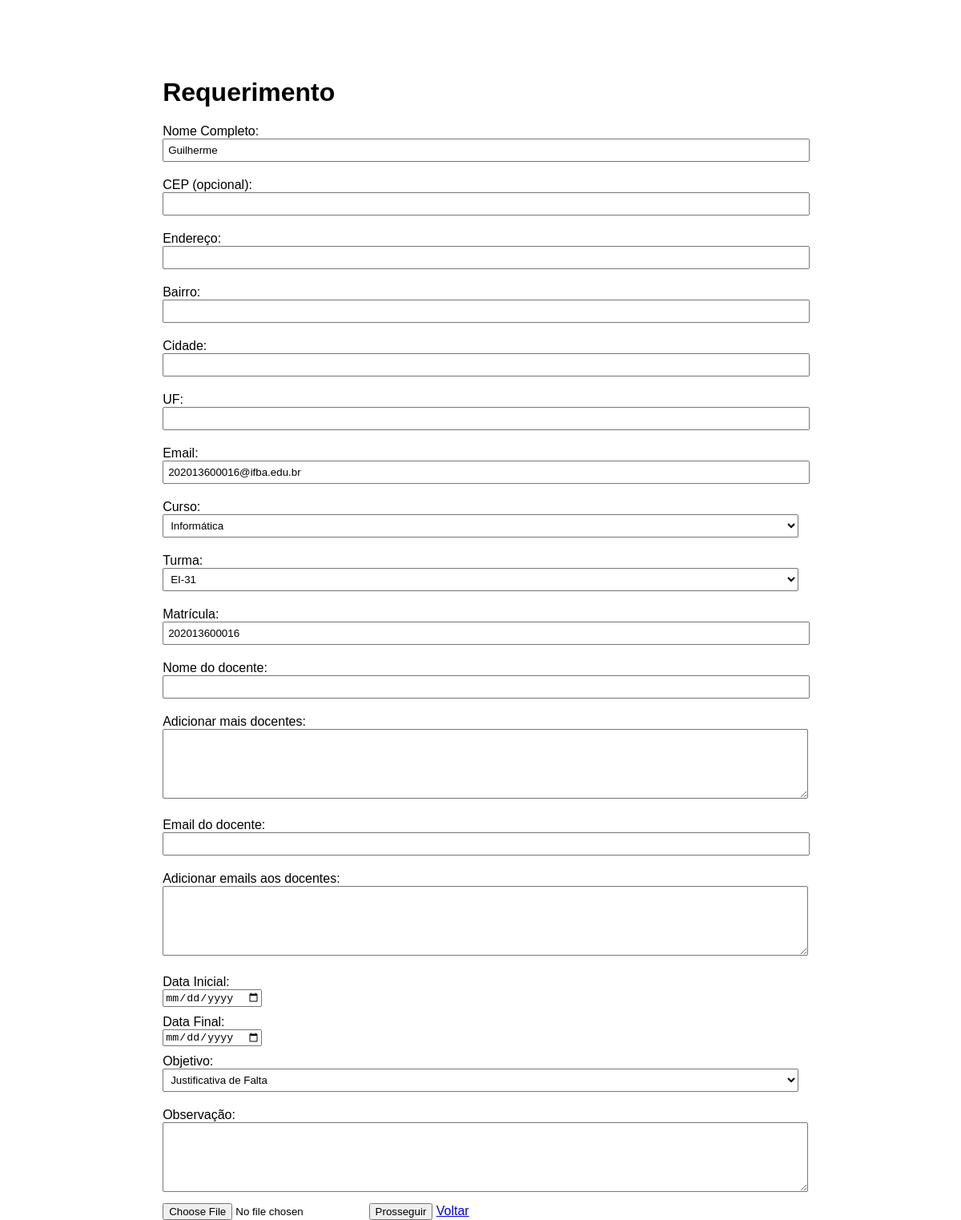
Screenshot of /discente/index.php?id=1 (signed in) with the database file from the repository.
### tables this page shows
CREATE TABLE `discente` (
  `id` int(11) NOT NULL,
  `matricula` bigint(15) NOT NULL,
  `email` varchar(100) NOT NULL,
  `senha` varchar(20) NOT NULL,
  `nome_aluno` varchar(100) NOT NULL,
  `endereco` varchar(150) NOT NULL,
  `identificador` varchar(6) NOT NULL,
  `curso` varchar(50) NOT NULL
);

### login/conexao.php (called while the page is built, shortened)
<?php
	Function banco($server, $user, $password, $db, $consulta)
	{
	 $banco =  new mysqli($server, $user, $password, $db);
	 if (!$resultado = $banco->query($consulta)) {
		        echo "Falha na consulta referência: (".$banco->errno.") - ".$banco->error;
				  echo "<a href = 'incluir.php'> <img src = 'img/fundo/voltar.png' / width = 40 heigth= 40> </a>";
				  exit();
	 }
	 return $resultado;
	}
?>

### discente/index.php (the view, shortened to what this page needs)
<?php
    include('../login/conexao.php');
    extract($_POST);
    $id = $_GET['id'];
    $consulta = "SELECT * FROM discente WHERE id = '$id'";
    $resultado = banco($server, $user, $password, $db, $consulta);
    if($resultado->num_rows > 0){
        while($user_data = mysqli_fetch_assoc($resultado))
        {
            $nome1 = $user_data['nome_aluno'];
            $matricula1 = $user_data['matricula'];
            $email1 = $user_data['email'];
        }
    }
?>
    <!DOCTYPE html>
    <html lang="pt-br">
    <head>
        <link rel="stylesheet" href="../css/requerimento.css">
    </head>
    <body>
        <h1> Requerimento</h1>
        <form action="" method="post" enctype="multipart/form-data">
            <label>Nome Completo:</label>
            <input type="text" name="nome" value=<?php echo $nome1;?>>
            <label> CEP (opcional): </label>
            <input type="text" name="cep" id="cep" onchange="buscarEndereco()">
            <label>Endereço: </label>
            <input type="text" name="end" id="end" required>
            <label>Bairro:</label>
            <input type="text" name="bairro" id="bairro" required>
            <label>Cidade:</label>
            <input type="text" name="cidade" id="cidade" required>
            <label> UF: </label>
            <input type="text" name="uf" id="uf" required>
            <label>Email:</label>
            <input type="text" name="email" value=<?php echo $email1;?>>
            <label>Curso:</label>
            <?php
                $consultaCurso = "SELECT idcurso, nome_curso FROM curso";
                $resultadoCurso = banco("localhost", "root", "", "projeto", $consultaCurso);
                echo "<select name='curso'>";
                while ($linhaCurso = $resultadoCurso->fetch_assoc()) {
                    echo "<option value=" . $linhaCurso["idcurso"] . ">" . $linhaCurso["nome_curso"] . "</option>";
                }
                echo "</select>";
            ?>
            <label>Turma:</label>
            <?php
                $consultaTurma = "SELECT id_curso, nometurma FROM turma INNER JOIN curso ON idcurso WHERE id_curso = idcurso";
                $resultadoTurma = banco("localhost", "root", "", "projeto", $consultaTurma);
                echo "<select name='turma'>";
                while ($linhaTurma = $resultadoTurma->fetch_assoc()) {
                    echo "<option value=" . $linhaTurma["id_curso"] . ">" . $linhaTurma["nometurma"] . "</option>";
                }
                echo "</select>";
            ?>
            <label>Matrícula:</label>
            <input type="text" name="matricula" value=<?php echo $matricula1;?> required>
            <label>Nome do docente: </label>
            <input type="text" name="docente_nome" required>
            <label>Adicionar mais docentes: </label>
            <textarea name="docentes_nomes" rows="5"></textarea>
            <label>Email do docente: </label>
            <input type="text" name="docente_email" required>
            <label>Adicionar emails aos docentes: </label>
            <textarea name="docentes_emails" rows="5"></textarea>
            <label>Data Inicial:</label>
            <input type="date" name = data_inicial required>
            <label>Data Final:</label>
            <input type="date" name = data_final required>
            <label>Objetivo:</label>
            <select name="objeto">
                <option value="Justificativa de Falta"> Justificativa de Falta</option>
            </select>
            <label>Observação:</label>
            <textarea name="obs" rows="5"></textarea>
            <input type= "file" name="file"/>
            <input type="submit" value="Prosseguir" name='acao' >
            <a href="pagina_inicial.php">Voltar</a>
        </form>
</body>
</html>

### css/requerimento.css (style rules this page uses)
body { font-family: Arial, sans-serif; width: 210mm; height: 297mm; margin: 0 auto; padding: 20mm; }
label { display: block; margin-top: 10px; }
input[type="text"], select, textarea { width: 100%; padding: 5px; margin-bottom: 10px; }
select { width: 100%; }
textarea { width: 100%; }

### rows the page displays
discente: nome "Guilherme", email "202013600016@ifba.edu.br", matricula "202013600016"

### other values shown
form field curso "Informática"
form field turma "EI-31"
